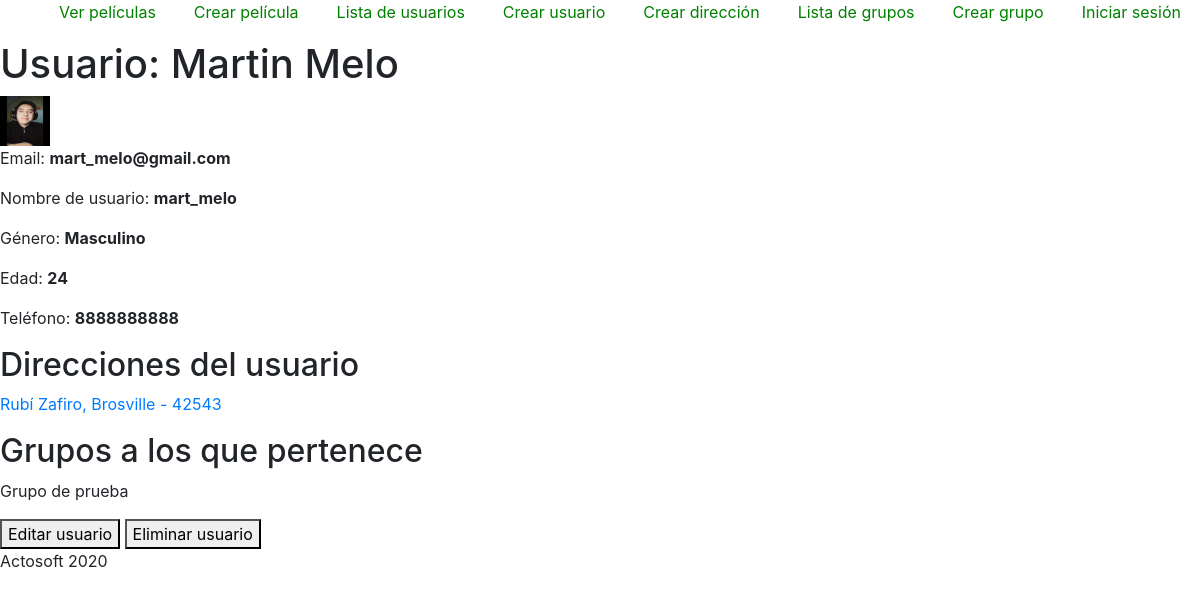
The app's page /users/8/, older data.
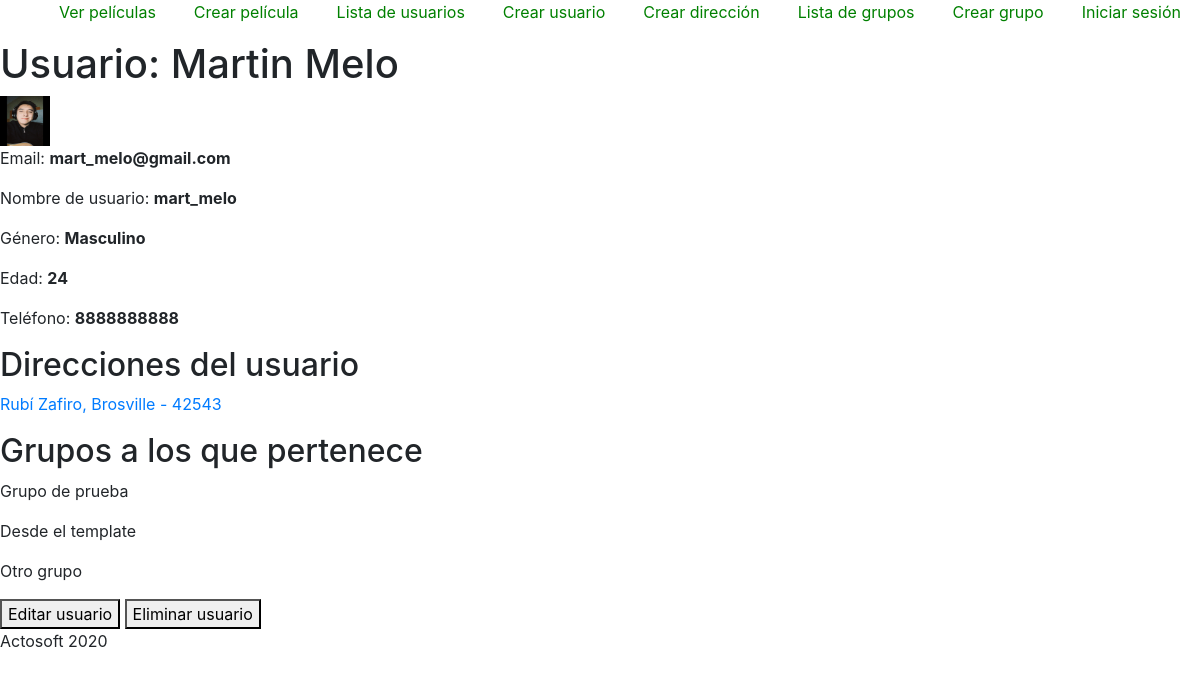
The same page, newer data.
### addresses/models.py (models this page shows, shortened)
class Address(models.Model):
    user = models.ForeignKey(User, related_name='addresses', on_delete=models.CASCADE)
    street = models.CharField(max_length=140)
    exterior_number = models.PositiveIntegerField()
    internal_number = models.PositiveIntegerField(blank=True, null=True)
    colony = models.CharField(max_length=100)
    city = models.CharField(max_length=140)
    state = models.CharField(max_length=140)
    coutry = models.CharField(max_length=140)
    postal_code = models.CharField(max_length=6)
    created = models.DateTimeField(auto_now_add=True)
    updated = models.DateTimeField(auto_now=True)

### groups/models.py (models this page shows, shortened)
class GroupModel(models.Model):
    users = models.ManyToManyField(User, related_name='groupss', blank=True, null=True)
    name = models.CharField(max_length=140)
    description = models.TextField(blank=True, null=True)
    created = models.DateTimeField(auto_now_add=True)
    updated = models.DateTimeField(auto_now=True)

### users/views.py (the view)
# urls.py: path('<int:id>/', GetUser, name='detail'),
def GetUser(request, id):
    user = User.objects.get(id=id)
    template_name = "users/detail.html"
    context = {
        'user': user
    }
    return render(request, template_name, context)

### users/templates/users/detail.html
{% extends 'base.html' %}
{% block content %}
    <h1>Usuario: {{ user.first_name }} {{ user.last_name }}</h1>
    {% if user.profile.image %}
        <img
        src="{{ user.profile.image.url }}"
        alt="Imagen del usuario" width="50" height="50">
    {% else %}
        <img src="https://cdnlrv.lavoz.com.ar/img/user/default.jpg"
        alt="Imagen default" width="50" height="50">
    {% endif %}
    <p>Email: <b>{{ user.email }}</b></p>
    <p>Nombre de usuario: <b>{{ user.username }}</b></p>
    <p>Género: <b>{{ user.profile.gender }}</b></p>
    <p>Edad: <b>{{ user.profile.age }}</b></p>
    <p>Teléfono: <b>{{ user.profile.phone }}</b></p>
    <h2>Direcciones del usuario</h2>
    {% if user.addresses.all|length > 0 %}
        {% for address in user.addresses.all %}
            <a href="{% url 'addresses:detail' address.id %}">
                <p>{{ address.street }}, {{ address.city }} - {{address.postal_code}}</p>
            </a>
        {% endfor %}
    {% else %}
        <h3>Ups! Aún no cuentas con direcciones registradas</h3>
    {% endif %}
    <h2>Grupos a los que pertenece</h2>
    {% if user.groupss.all|length > 0 %}
        {% for group in user.groupss.all %}
                <p>{{ group.name }}</p>
        {% endfor %}
    {% else %}
        <h3>Ups! Aún no te inscribes a algún grupo</h3>
    {% endif %}
    <a href="{% url 'users:update' user.id %}"><button>Editar usuario</button></a>
    <a href="{% url 'users:delete' user.id %}"><button>Eliminar usuario</button></a>
{% endblock content %}

Row changes from the older to the newer data that the page shows:
added GroupModel: name "Desde el template"
added GroupModel: name "Otro grupo"
